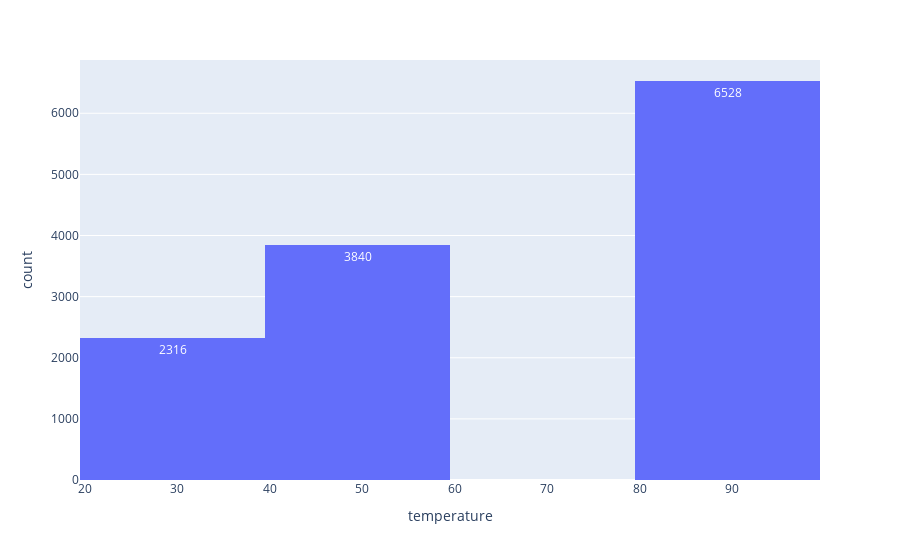

This figure's notebook cell:
### Markdown cell above
6. Use a histogram to visualize the temperature column.

### Code cell
#here we will create a histogram to look at the temperature column amongst our data
px.histogram(data, x='temperature', text_auto=True)

### Figure 1 — Plotly figure (JSON) as saved in the notebook; plotly's stock layout.template omitted (floating-point values rounded to 4 significant figures; data arrays with more than 128 entries replaced by an {"elided": "..."} marker saying what was removed)
{"data": [{"alignmentgroup": "True", "bingroup": "x", "hovertemplate": "temperature=%{x}<br>count=%{y}<extra></extra>", "legendgroup": "", "marker": {"color": "#636efa", "pattern": {"shape": ""}}, "name": "", "offsetgroup": "", "orientation": "v", "showlegend": false, "texttemplate": "%{value}", "type": "histogram", "x": {"elided": "12684 int values"}, "xaxis": "x", "yaxis": "y"}], "layout": {"barmode": "relative", "legend": {"tracegroupgap": 0}, "margin": {"t": 60}, "xaxis": {"anchor": "y", "domain": [0, 1], "title": {"text": "temperature"}}, "yaxis": {"anchor": "x", "domain": [0, 1], "title": {"text": "count"}}}}
